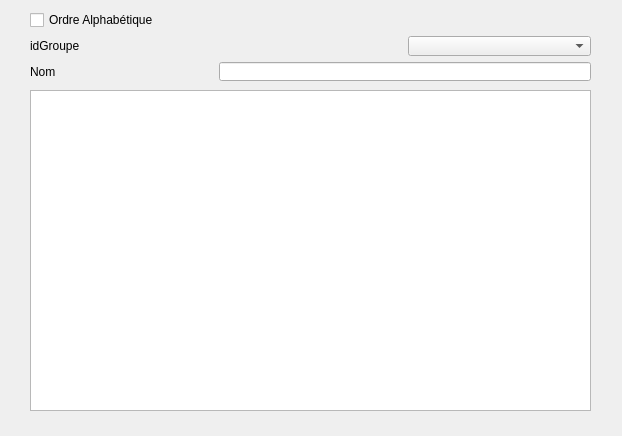
<?xml version="1.0" encoding="UTF-8"?>
<ui version="4.0">
 <class>consultation</class>
 <widget class="QDialog" name="consultation">
  <property name="geometry">
   <rect>
    <x>0</x>
    <y>0</y>
    <width>622</width>
    <height>436</height>
   </rect>
  </property>
  <property name="windowTitle">
   <string>Dialog</string>
  </property>
  <widget class="QTableView" name="tableView">
   <property name="geometry">
    <rect>
     <x>30</x>
     <y>90</y>
     <width>561</width>
     <height>321</height>
    </rect>
   </property>
  </widget>
  <widget class="QWidget" name="layoutWidget">
   <property name="geometry">
    <rect>
     <x>30</x>
     <y>10</y>
     <width>561</width>
     <height>71</height>
    </rect>
   </property>
   <layout class="QGridLayout" name="gridLayout">
    <item row="0" column="0" colspan="3">
     <widget class="QCheckBox" name="checkBox">
      <property name="text">
       <string>Ordre Alphabétique</string>
      </property>
     </widget>
    </item>
    <item row="1" column="0" colspan="2">
     <widget class="QLabel" name="label">
      <property name="text">
       <string>idGroupe</string>
      </property>
     </widget>
    </item>
    <item row="1" column="2">
     <widget class="QComboBox" name="comboBox"/>
    </item>
    <item row="2" column="0">
     <widget class="QLabel" name="label_2">
      <property name="text">
       <string>Nom</string>
      </property>
     </widget>
    </item>
    <item row="2" column="1" colspan="2">
     <widget class="QLineEdit" name="lineEdit"/>
    </item>
   </layout>
  </widget>
 </widget>
 <resources/>
 <connections/>
</ui>
